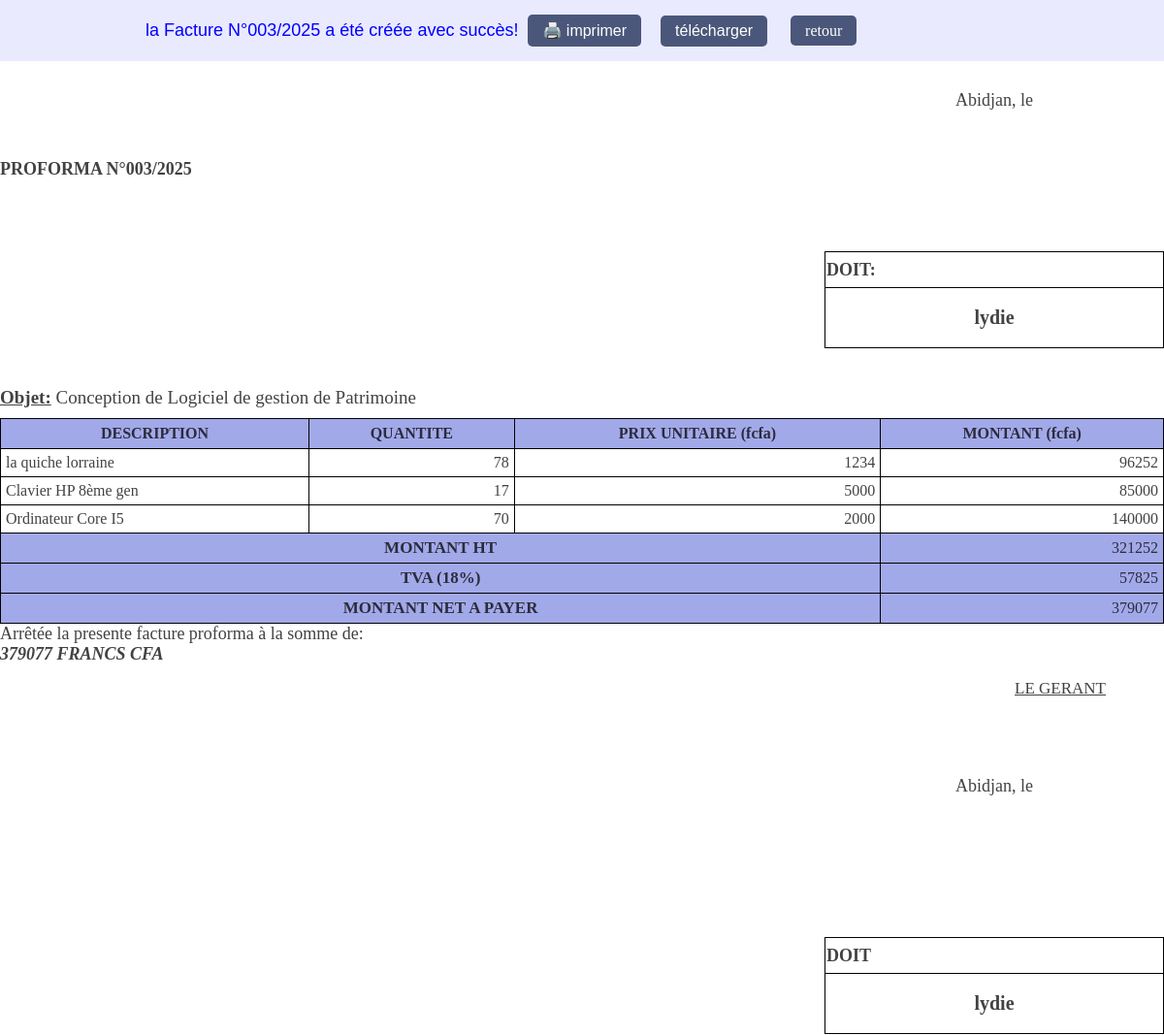
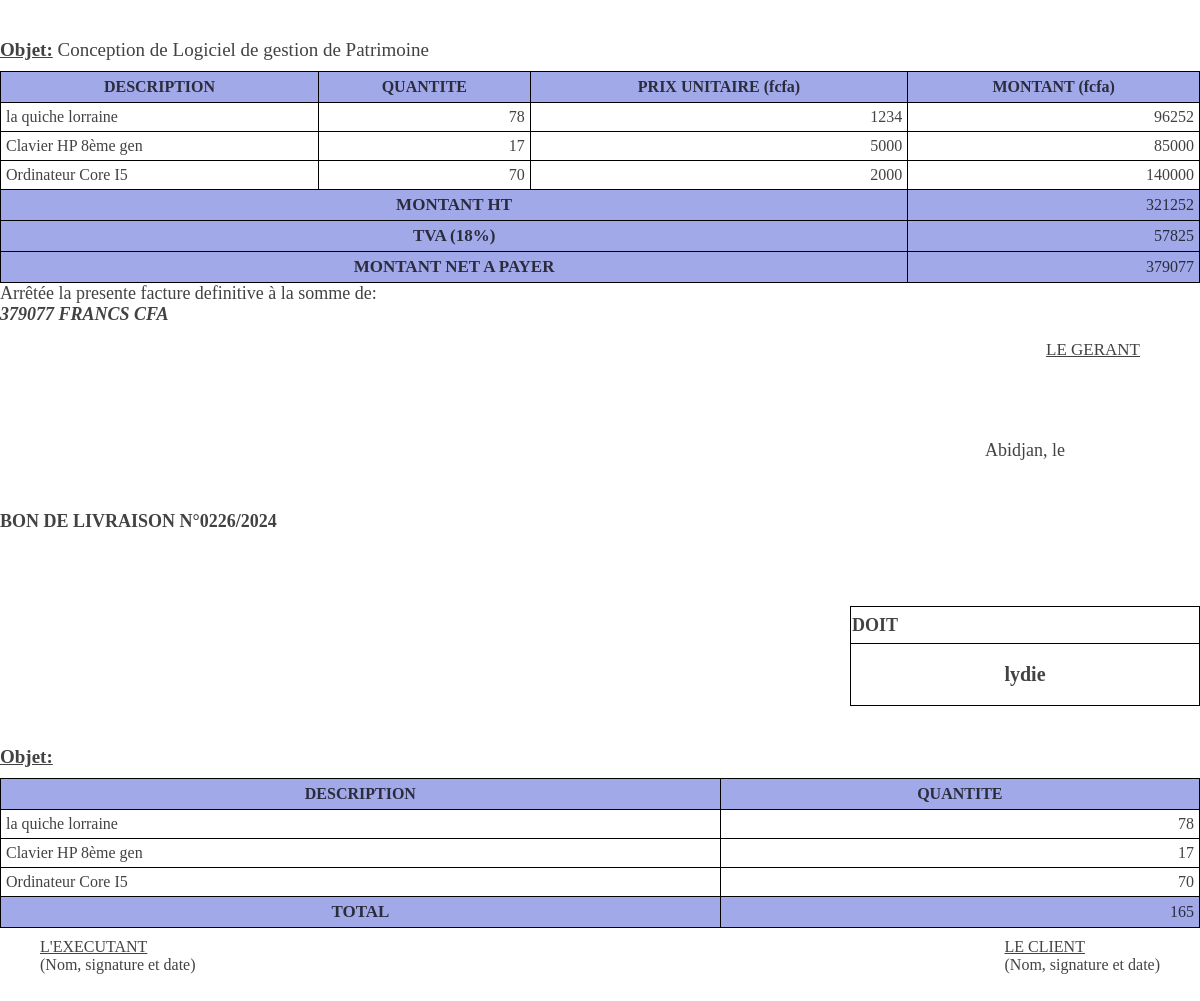
/loutche/nouvelle_facture/imprimer_facture/1/ (signed in), run on an earlier commit of the app's database (2 pictures, top to bottom).
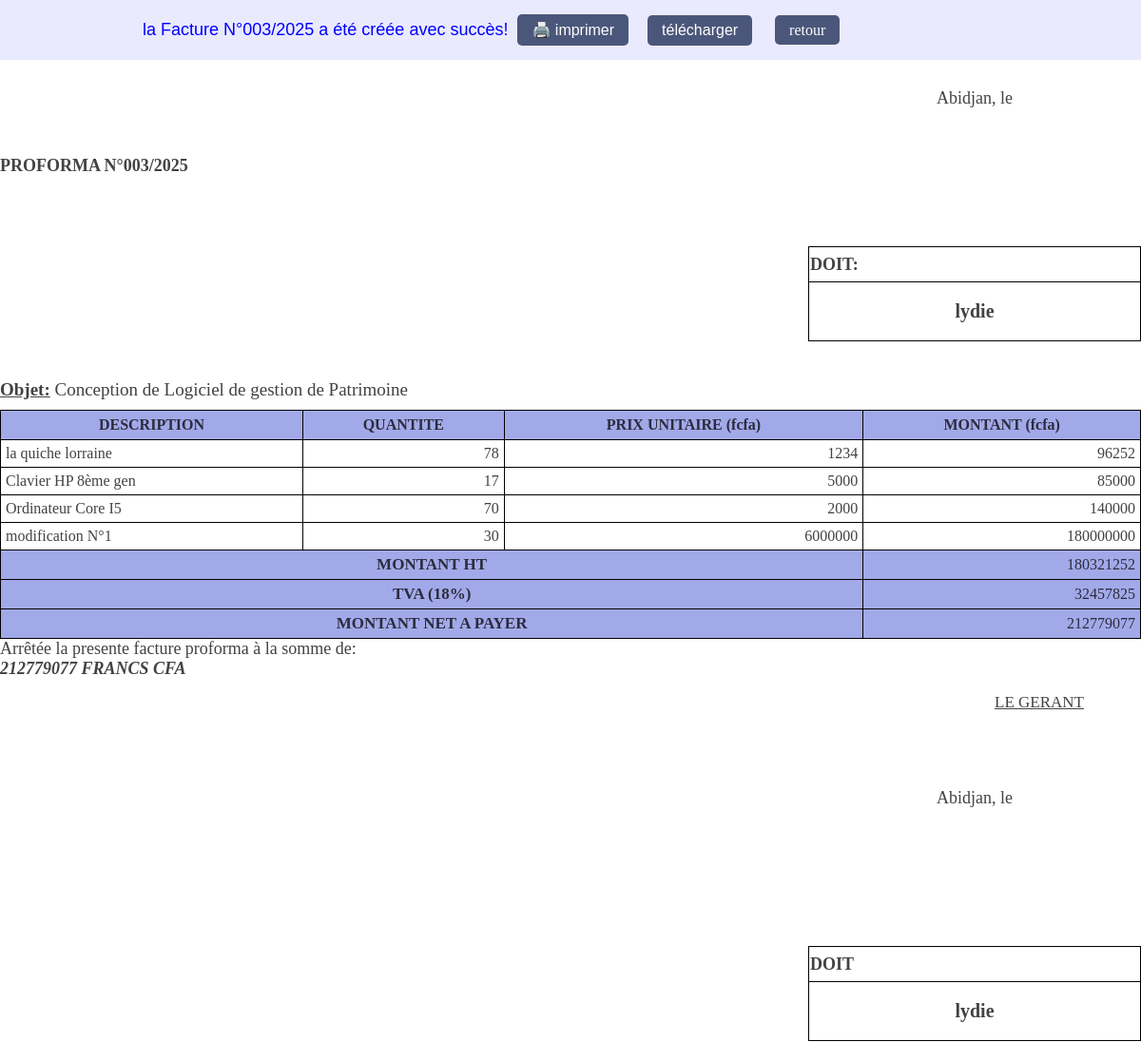
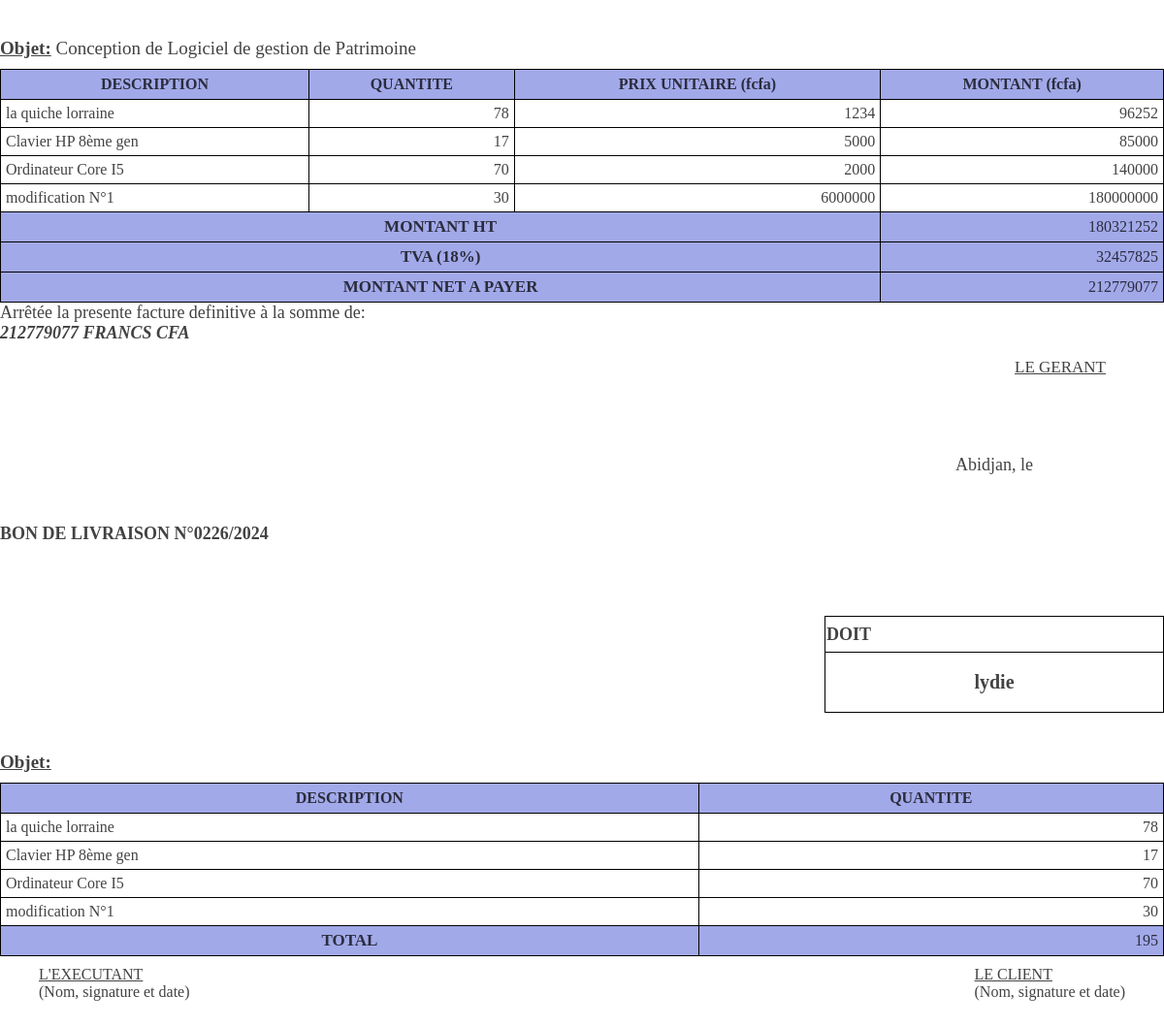
And on a later commit of the database (2 pictures, top to bottom).
### gestion_factures/models.py (models this page shows, shortened)
class DetailsProforma(models.Model):
    proforma = models.ForeignKey(Proforma, on_delete=models.CASCADE, related_name='details_proforma')
    nom_produit = models.CharField(max_length=225, blank=False, null=False)
    qte_produit = models.IntegerField(blank=False, null=False)
    prix_produit = models.IntegerField(blank=False, null=False)
    def montant_proforma(self):
        return self.qte_produit * self.prix_produit
    montant_proforma.short_description = 'montant'

class Proforma(models.Model):
    boncommande = models.ForeignKey(BonCommande, on_delete=models.CASCADE, related_name='proformas')
    client = models.ForeignKey(Client, on_delete=models.CASCADE)
    numero_proforma = models.CharField(max_length=150, blank=False, null=False)
    objet = models.CharField(max_length=255 ,blank=False, null=False)
    status = models.BooleanField(default=False, blank=True)
    save_by = models.ForeignKey(User, on_delete=models.PROTECT, related_name='user_clients')
    date_proforma = models.DateTimeField(auto_now_add=True)
    class Meta:
        ordering = ['-date_proforma']
    def montant_ht(self):
        return sum(i.montant_proforma() for i in self.details_proforma.all())
    def montant_tva(self):
        return int((self.montant_ht() * 18) / 100)
    def montant_ttc(self):
        return self.montant_ht() + self.montant_tva()
    montant_ht.short_description = 'HT'
    montant_tva.short_description = 'TVA'
    montant_ttc.short_description = 'TTC'

class BonLivraison(models.Model):
    Descrip = (
        ('bl', 'Bon de Livraison'),
        ('be', 'Bon d\'Exécution'),
    )
    numero_bl = models.CharField(max_length=150, blank=False, null=False, default='aucun')
    facture_def = models.ForeignKey(FactureDefinitive, on_delete=models.CASCADE, related_name='bons_livraison')
    client = models.ForeignKey(Client, on_delete=models.CASCADE)
    status = models.BooleanField(default=False, blank=True)
    objet = models.CharField(max_length=255, blank=False, null=False)
    save_by = models.ForeignKey(User, on_delete=models.PROTECT, related_name='user_bon_livraison')
    nom_bon = models.CharField(max_length=2, choices=Descrip, blank=True, null=True, default="bl")
    date_bl = models.DateTimeField(auto_now_add=True)
    class Meta:
        ordering = ['-date_bl']
    def total_qte (self):
        return sum(i.qte_produit for i in self.details_bons_livraison.all())
    total_qte.short_description = 'total_Quantite'

class DetailsBonLivraison(models.Model):
    bonlivraison = models.ForeignKey(BonLivraison, on_delete=models.CASCADE, related_name='details_bons_livraison')
    nom_produit = models.CharField(max_length=225, blank=False, null=False)
    qte_produit = models.IntegerField(blank=False, null=False)

class Client(models.Model):
    nom = models.CharField(max_length=255, blank=False, null=False)
    contact = models.CharField(max_length=255, blank=True, null=True)
    adresse = models.CharField(max_length=225, blank=True, null=True)
    save_by = models.ForeignKey(User, on_delete=models.PROTECT, related_name='cliens')
    date_client = models.DateTimeField(auto_now_add=True)
    def __str__(self):
        return self.nom
    class Meta:
        ordering = ['-date_client']

### gestion_factures/views.py (the view)
# urls.py: path('<str:username>/nouvelle_facture/imprimer_facture/<int:id>/', imprim_facture, name='imprim_facture'),
@login_required(login_url='/')
@user_passes_test(is_user)
def imprim_facture (request, username, id, *args, **kwargs):
    user = User.objects.get(username=username)
    prof = Proforma.objects.get(id=id)
    list_produit = DetailsProforma.objects.filter(proforma=prof)
    fact_def =  FactureDefinitive.objects.get(proforma=prof)
    bon_liv = BonLivraison.objects.get(facture_def=fact_def)
    return render(request, 'imprim_facture.html', {
        'user': user,
        'proforma': prof,
        'facture_def': fact_def,
        'bon_livraison': bon_liv,
        'details_proforma': list_produit
    })

### gestion_factures/views.py (called while the page is built)
def is_user(user):
    return user.is_authenticated

### gestion_factures/templates/imprim_facture.html (shortened to what the changed rows need)
<!DOCTYPE html>
{% load static %}
<html lang="fr">
<head>
    <link href="{% static 'css/print.css' %}" rel="stylesheet">
</head>
<body id="page-top">
    <div class="card-header">
        <span class="text">la Facture N°{{ proforma.numero_proforma }} a été créée avec succès!</span><button onclick="imprimerSections1()" class="btn">🖨️ imprimer</button><button onclick="imprimerSections()" class="btn">télécharger</button> <a href="{% url 'liste_facture' user.username %}" class="btn">retour</a>
    </div>
    <section class="proforma" id="proforma1">
        <div class="date">Abidjan, le</div>
        <div class="num_pro">PROFORMA  N°{{ proforma.numero_proforma }}</div>
        <div class="nom_client">
            <table class="client_table">
                <tr>
                    <td colspan="3" class="nm_clt">{{ proforma.client }}</td>
                </tr>
            </table>
        </div>
        <div class="div_objet">
            <span class="objet">Objet:</span>
            {{ proforma.objet }}
        </div>
        <div class="tableau_pro">
            <table class="table_impression">
                <thead>
                    <tr>
                        <th>DESCRIPTION</th>
                        <th>QUANTITE</th>
                        <th>PRIX UNITAIRE (fcfa)</th>
                        <th>MONTANT (fcfa)</th>
                    </tr>
                </thead>
                <tbody>
                    {% for details in details_proforma %}
                        <tr>
                            <td class="separateur">{{ details.nom_produit }}</td>
                            <td class="separateur">{{ details.qte_produit }}</td>
                            <td class="separateur">{{ details.prix_produit }}</td>
                            <td class="separateur">{{ details.montant_proforma }}</td>
                        </tr>
                    {% endfor %}
                </tbody>
                <tfoot>
                    <tr>
                        <td colspan="3">
                            <h5>MONTANT HT</h5>
                        </td>
                        <td class="separateur">{{ proforma.montant_ht }}</td>
                    </tr>
                    <tr>
                        <td colspan="3"><h5>TVA (18%)</h5></td>
                        <td class="separateur">{{ proforma.montant_tva }}</td>
                    </tr>
                    <tr>
                        <td colspan="3"><h5>MONTANT NET A PAYER</h5></td>
                        <td class="separateur">{{ proforma.montant_ttc }}</td>
                    </tr>
                </tfoot>
            </table>
        </div>
        <div class="montant_arret">
            <p>
                Arrêtée la presente facture proforma à la somme de: <br>
                <h1 class="lettre">
                    {{ proforma.montant_ttc }} FRANCS CFA
                </h1>
            </p>
            <p>
            </p>
        </div>
    </section>
    <section class="facture_definitive" id="facture_definitive1">
        <div class="date">Abidjan, le</div>
        <div class="num_pro"></div>
        <div class="nom_client">
            <table class="client_table">
                <tr rowspan="3" class="nom">
                    <td>{{ proforma.client }}</td>
                </tr>
            </table>
        </div>
        <div class="div_objet">
            <span class="objet">Objet:</span>
            {{ proforma.objet }}
        </div>
        <div class="tableau_pro">
            <table class="table_impression">
                <thead>
                    <tr>
                        <th>DESCRIPTION</th>
                        <th>QUANTITE</th>
                        <th>PRIX UNITAIRE (fcfa)</th>
                        <th>MONTANT (fcfa)</th>
                    </tr>
                </thead>
                <tbody class="tablebody">
                    {% for details in details_proforma %}
                        <tr>
                            <td>{{ details.nom_produit }}</td>
                            <td class="separateur">{{ details.qte_produit }}</td>
                            <td class="separateur">{{ details.prix_produit }}</td>
                            <td class="separateur">{{ details.montant_proforma }}</td>
                        </tr>
                    {% endfor %}
                </tbody>
                <tfoot class="tablefoot">
                    <tr>
                        <td colspan="3">
                            <h5>MONTANT HT</h5>
                        </td>
                        <td class="separateur">{{ proforma.montant_ht }}</td>
                    </tr>
                    <tr>
                        <td colspan="3">
                            <h5>TVA (18%)</h5>
                        </td>
                        <td class="separateur">{{ proforma.montant_tva }}</td>
                    </tr>
                    <tr>
                        <td colspan="3">
                            <h5>MONTANT NET A PAYER</h5>
                        </td>
                        <td class="separateur">{{ proforma.montant_ttc }}</td>
                    </tr>
                </tfoot>
            </table>
        </div>
        <div class="montant_arret">
            <p>
                Arrêtée la presente facture definitive à la somme de:
                <h1 class="lettres">
                    {{ proforma.montant_ttc }} FRANCS CFA
                </h1>
            </p>
            <p>
            </p>
        </div>
    </section>
    <section class="bon_livraison" id="bon_livraison1">
        <div class="date">Abidjan, le </div>
        <div class="num_pro">BON DE LIVRAISON  N°{{ bon_livraison.numero_bl }}</div>
        <div class="nom_client">
            <table class="client_table">
                <tr rowspan="3">
                    <td>{{ bon_livraison.client }}</td>
                </tr>
            </table>
        </div>
        <div class="div_objet">
            <span class="objet">Objet:</span>
        </div>
        <div class="tableau_pro">
            <table class="table_impression">
                <thead>
                    <tr>
                        <th>DESCRIPTION</th>
                        <th>QUANTITE</th>
                    </tr>
                </thead>
                <tbody>
                    {% for details in details_proforma %}
                        <tr>
                            <td>{{ details.nom_produit }}</td>
                            <td class="separateur">{{ details.qte_produit }}</td>
                        </tr>
                    {% endfor %}
                </tbody>
                <tfoot>
                    <tr>
                        <td>
                            <h5>TOTAL</h5>
                        </td>
                        <td class="separateur">{{ bon_livraison.total_qte }}</td>
                    </tr>
                </tfoot>
            </table>
        </div>
        <div class="exe_clt">
            <p>
                <span class="executant">L'executant</span> <br>
            </p>
            <p>
                <span class="clt">LE CLIENT</span><br>
            </p>
        </div>
    </section>
</body>
</html>

What changed in the data, as far as the page shows it:
changed Proforma "Conception de Logiciel de gestion de Patrimoine": montant_ht "321252" → "180321252"; montant_tva "57825" → "32457825"; montant_ttc "379077" → "212779077"
added DetailsProforma: nom_produit "modification N°1", qte_produit "30", prix_produit "6000000", montant_proforma "180000000"
changed BonLivraison "lydie": total_qte "165" → "195"
